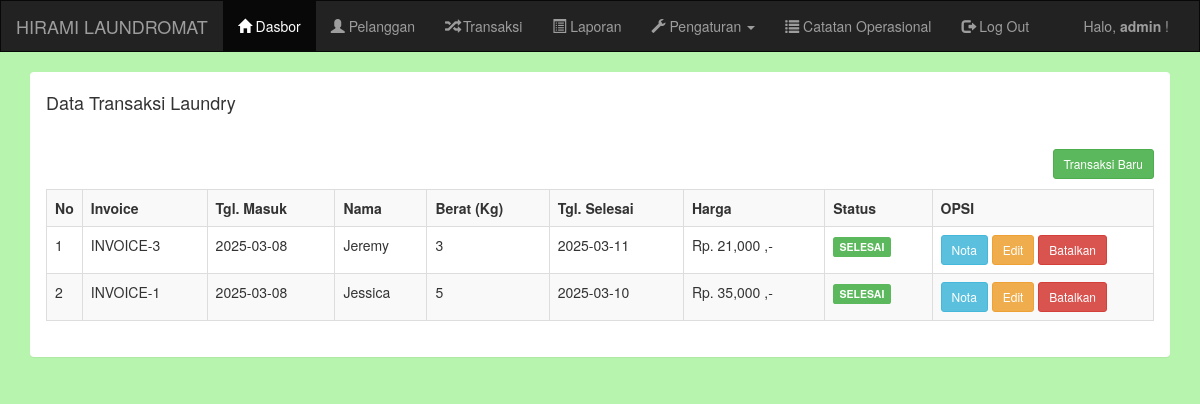
/admin/transaksi.php (signed in), run on an earlier commit of the app's database.
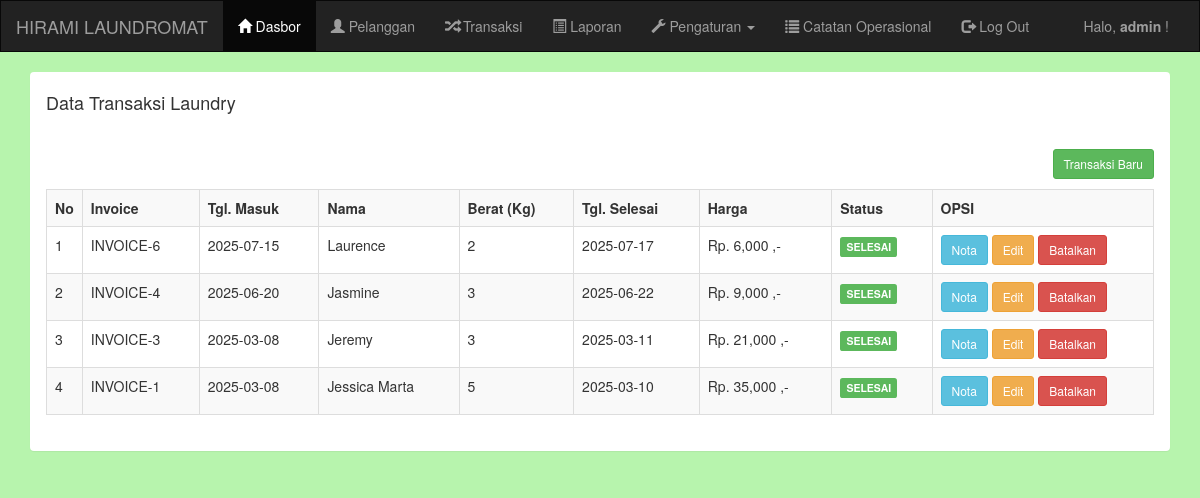
And on a later commit of the database.
### tables this page shows
CREATE TABLE `pelanggan` (
  `pelanggan_id` int(11) NOT NULL,
  `pelanggan_nama` varchar(255) NOT NULL,
  `pelanggan_hp` varchar(255) NOT NULL,
  `pelanggan_alamat` text NOT NULL
);

CREATE TABLE `transaksi` (
  `transaksi_id` int(11) NOT NULL,
  `transaksi_tgl` date NOT NULL,
  `transaksi_pelanggan` int(11) NOT NULL,
  `transaksi_harga` int(11) NOT NULL,
  `transaksi_berat` int(11) NOT NULL,
  `transaksi_tgl_selesai` date NOT NULL,
  `transaksi_status` int(11) NOT NULL
);

### admin/transaksi.php (the view)
<?php include 'header.php'; ?>
<div class="container">
    <div class="panel">
        <div class="panel-heading">
            <h4>Data Transaksi Laundry</h4>
        </div>
        <div class="panel-body">
            <a href="transaksi_tambah.php" class="btn btn-sm btn-success pull-right">Transaksi Baru</a>
            <br/>
            <br/>
            <table class="table table-bordered table-striped">
                <tr>
                    <th width="1%">No</th>
                    <th>Invoice</th>
                    <th>Tgl. Masuk</th>
                    <th>Nama</th>
                    <th>Berat (Kg)</th>
                    <th>Tgl. Selesai</th>
                    <th>Harga</th>
                    <th>Status</th>
                    <th width="20%">OPSI</th>
                </tr>
                <?php
                include '../koneksi.php';
                $data = mysqli_query($koneksi,"select * from pelanggan,transaksi where transaksi_pelanggan=pelanggan_id order by transaksi_id desc");
                $no = 1;
                while($d=mysqli_fetch_array($data)){
                    ?>
                    <tr>
                        <td><?php echo $no++; ?></td>
                        <td>INVOICE-<?php echo $d['transaksi_id']; ?></td>
                        <td><?php echo $d['transaksi_tgl']; ?></td>
                        <td><?php echo $d['pelanggan_nama']; ?></td>
                        <td><?php echo $d['transaksi_berat']; ?></td>
                        <td><?php echo $d['transaksi_tgl_selesai']; ?></td>
                        <td><?php echo "Rp. ".number_format($d['transaksi_harga']) ." ,-"; ?></td>
                        <td>
                            <?php
                            if($d['transaksi_status']=="0"){
                                echo "<div class='label label-warning'>PROSES</div>";
                            }else if($d['transaksi_status']=="1"){
                                echo "<div class='label label-info'>DICUCI</div>";
                            }else if($d['transaksi_status']=="2"){
                                echo "<div class='label label-success'>SELESAI</div>";
                            }
                            ?>
                        </td>
                        <td>
                            <a href="transaksi_invoice.php?id=<?php echo $d['transaksi_id']; ?>" target="_blank" class="btn btn-sm btn-info">Nota</a>
                            <a href="transaksi_edit.php?id=<?php echo $d['transaksi_id']; ?>" class="btn btn-sm btn-warning">Edit</a>
                            <a href="transaksi_hapus.php?id=<?php echo $d['transaksi_id']; ?>" class="btn btn-sm btn-danger">Batalkan</a>
                        </td>
                    </tr>
                    <?php
                }
                ?>
            </table>
        </div>
    </div>
</div>
<?php include 'footer.php'; ?>

What changed in the data, as far as the page shows it:
added pelanggan: transaksi.transaksi_id "6", transaksi.transaksi_tgl "2025-07-15", pelanggan_nama "Laurence", transaksi.transaksi_berat "2", transaksi.transaksi_tgl_selesai "2025-07-17", transaksi.transaksi_harga "6,000"
added pelanggan: transaksi.transaksi_id "4", transaksi.transaksi_tgl "2025-06-20", pelanggan_nama "Jasmine", transaksi.transaksi_berat "3", transaksi.transaksi_tgl_selesai "2025-06-22", transaksi.transaksi_harga "9,000"
changed pelanggan: pelanggan_nama "Jessica" → "Jessica Marta"
